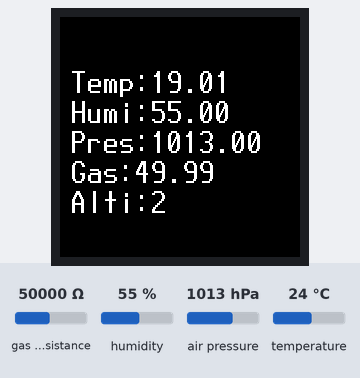
Bench run of a program on a simulated Raspberry Pi Pico running MicroPython. On the bench: 240×240 colour display. The test bench sets the inputs (shaded band); at power-on: gas sensor resistance 50000 Ω, humidity 55 %, air pressure 1013 hPa, temperature 24 °C. Library files of the repository ran but are not shown: st7789py.py, vga2_8x8.py, vga1_16x32.py; what the program prints to the serial console is not drawn.

Above: at 2.2 s.
2.3 s: gas sensor resistance set to 6880 Ω
At 7.6 s:
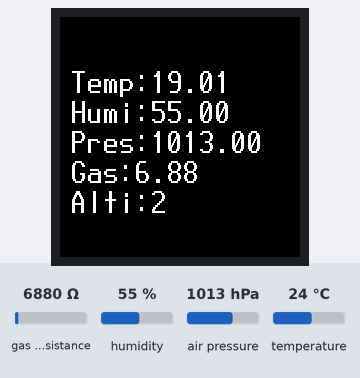
12.9 s: humidity set to 22 %
At 17.7 s:
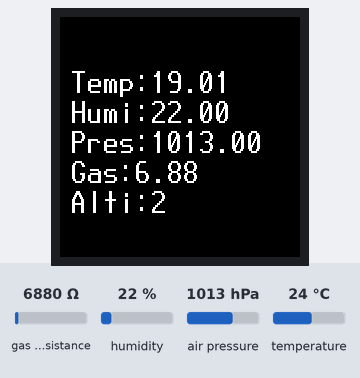
23.2 s: air pressure set to 952 hPa
At 27.9 s:
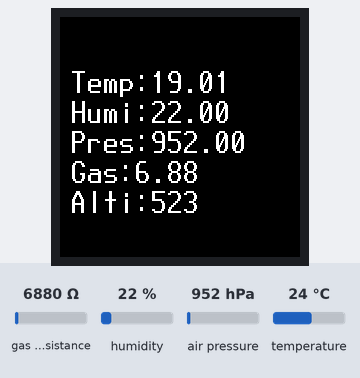
33.5 s: temperature set to 12 °C
At 38.2 s:
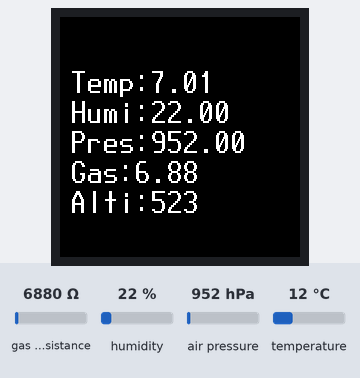
Timing chart, 0 to 39.7 s (numbered marks = the images above; inputs shaded):
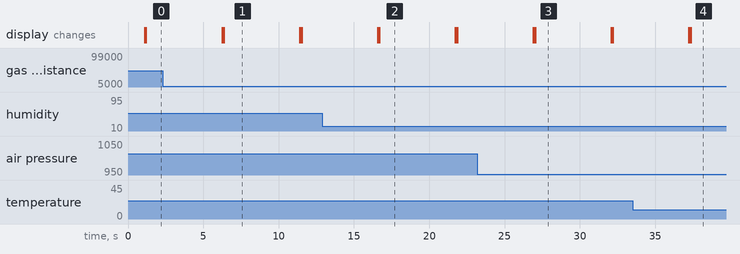

The program:

main.py
```python
import uos
import machine
import st7789py as st7789
from pycom_bme680 import *
import utime
from fonts import vga2_8x8 as font1
from fonts import vga1_16x32 as font2


sda=machine.Pin(0)
scl=machine.Pin(1)
i2c=machine.I2C(0,sda=sda, scl=scl)
bme=BME680_I2C(i2c)

temperature_offset = -5
bme.sea_level_pressure = 1013.25


#Initialize 7789-Display SPI(1) default pins
spi1_sck=10
spi1_mosi=11
spi1_miso=13    #not use
st7789_res = 12
st7789_dc  = 8
disp_width = 240
disp_height = 240
CENTER_Y = int(disp_width/2)
CENTER_X = int(disp_height/2)


print(uos.uname())
spi1 = machine.SPI(1, baudrate=40000000, polarity=1)
print(spi1)
display = st7789.ST7789(spi1, disp_width, disp_width,
                          reset=machine.Pin(st7789_res, machine.Pin.OUT),
                          dc=machine.Pin(st7789_dc, machine.Pin.OUT),
                          xstart=0, ystart=0, rotation=1)


while True:

    temperature = bme.temperature
    humidity = bme.humidity
    pressure = bme.pressure
    altitude = bme.altitude
    gas = bme.gas / 1000

    display.fill(st7789.BLACK)
    display.text(font2, f"Temp:{temperature + temperature_offset:.2f}", 10, 50)
    display.text(font2, f"Humi:{humidity:.2f}", 10, 80)
    display.text(font2, f"Pres:{pressure:.2f}", 10, 110)
    display.text(font2, f"Gas:{gas:.2f}", 10, 140)
    display.text(font2, f"Alti:{altitude:.0f}", 10, 170)
    utime.sleep(5)
```

pycom_bme680.py
```python
import time
import math
from micropython import const
from ubinascii import hexlify as hex
try:
    import struct
except ImportError:
    import ustruct as struct

#    I2C ADDRESS/BITS/SETTINGS
#    -----------------------------------------------------------------------
_BME680_CHIPID = const(0x61)

_BME680_REG_CHIPID = const(0xD0)
_BME680_BME680_COEFF_ADDR1 = const(0x89)
_BME680_BME680_COEFF_ADDR2 = const(0xE1)
_BME680_BME680_RES_WAIT_0 = const(0x5A)

_BME680_REG_SOFTRESET = const(0xE0)
_BME680_REG_CTRL_GAS = const(0x71)
_BME680_REG_CTRL_HUM = const(0x72)
_BME280_REG_STATUS = const(0xF3)
_BME680_REG_CTRL_MEAS = const(0x74)
_BME680_REG_CONFIG = const(0x75)

_BME680_REG_STATUS = const(0x1D)
_BME680_REG_PDATA = const(0x1F)
_BME680_REG_TDATA = const(0x22)
_BME680_REG_HDATA = const(0x25)

_BME680_SAMPLERATES = (0, 1, 2, 4, 8, 16)
_BME680_FILTERSIZES = (0, 1, 3, 7, 15, 31, 63, 127)

_BME680_RUNGAS = const(0x10)

_LOOKUP_TABLE_1 = (2147483647.0, 2147483647.0, 2147483647.0, 2147483647.0, 2147483647.0,
                   2126008810.0, 2147483647.0, 2130303777.0, 2147483647.0, 2147483647.0,
                   2143188679.0, 2136746228.0, 2147483647.0, 2126008810.0, 2147483647.0,
                   2147483647.0)

_LOOKUP_TABLE_2 = (4096000000.0, 2048000000.0, 1024000000.0, 512000000.0, 255744255.0, 127110228.0,
                   64000000.0, 32258064.0, 16016016.0, 8000000.0, 4000000.0, 2000000.0, 1000000.0,
                   500000.0, 250000.0, 125000.0)


def _read24(arr):
    """Parse an unsigned 24-bit value as a floating point and return it."""
    ret = 0.0
    #print([hex(i) for i in arr])
    for b in arr:
        ret *= 256.0
        ret += float(b & 0xFF)
    return ret


class Adafruit_BME680:
    """Driver from BME680 air quality sensor

       :param int refresh_rate: Maximum number of readings per second. Faster property reads
         will be from the previous reading."""
    def __init__(self, *, refresh_rate=10):
        """Check the BME680 was found, read the coefficients and enable the sensor for continuous
           reads."""
        self._write(_BME680_REG_SOFTRESET, [0xB6])
        time.sleep(0.005)

        # Check device ID.
        chip_id = self._read_byte(_BME680_REG_CHIPID)
        if chip_id != _BME680_CHIPID:
            raise RuntimeError('Failed to find BME680! Chip ID 0x%x' % chip_id)

        self._read_calibration()

        # set up heater
        self._write(_BME680_BME680_RES_WAIT_0, [0x73, 0x64, 0x65])
        self.sea_level_pressure = 1013.25
        """Pressure in hectoPascals at sea level. Used to calibrate ``altitude``."""

        # Default oversampling and filter register values.
        self._pressure_oversample = 0b011
        self._temp_oversample = 0b100
        self._humidity_oversample = 0b010
        self._filter = 0b010

        self._adc_pres = None
        self._adc_temp = None
        self._adc_hum = None
        self._adc_gas = None
        self._gas_range = None
        self._t_fine = None

        self._last_reading = 0
        self._min_refresh_time = 1000 / refresh_rate

    @property
    def pressure_oversample(self):
        """The oversampling for pressure sensor"""
        return _BME680_SAMPLERATES[self._pressure_oversample]

    @pressure_oversample.setter
    def pressure_oversample(self, sample_rate):
        if sample_rate in _BME680_SAMPLERATES:
            self._pressure_oversample = _BME680_SAMPLERATES.index(sample_rate)
        else:
            raise RuntimeError("Invalid oversample")

    @property
    def humidity_oversample(self):
        """The oversampling for humidity sensor"""
        return _BME680_SAMPLERATES[self._humidity_oversample]

    @humidity_oversample.setter
    def humidity_oversample(self, sample_rate):
        if sample_rate in _BME680_SAMPLERATES:
            self._humidity_oversample = _BME680_SAMPLERATES.index(sample_rate)
        else:
            raise RuntimeError("Invalid oversample")

    @property
    def temperature_oversample(self):
        """The oversampling for temperature sensor"""
        return _BME680_SAMPLERATES[self._temp_oversample]

    @temperature_oversample.setter
    def temperature_oversample(self, sample_rate):
        if sample_rate in _BME680_SAMPLERATES:
            self._temp_oversample = _BME680_SAMPLERATES.index(sample_rate)
        else:
            raise RuntimeError("Invalid oversample")

    @property
    def filter_size(self):
        """The filter size for the built in IIR filter"""
        return _BME680_FILTERSIZES[self._filter]

    @filter_size.setter
    def filter_size(self, size):
        if size in _BME680_FILTERSIZES:
            self._filter = _BME680_FILTERSIZES[size]
        else:
            raise RuntimeError("Invalid size")

    @property
    def temperature(self):
        """The compensated temperature in degrees celsius."""
        self._perform_reading()
        calc_temp = (((self._t_fine * 5) + 128) / 256)
        return calc_temp / 100

    @property
    def pressure(self):
        """The barometric pressure in hectoPascals"""
        self._perform_reading()
        var1 = (self._t_fine / 2) - 64000
        var2 = ((var1 / 4) * (var1 / 4)) / 2048
        var2 = (var2 * self._pressure_calibration[5]) / 4
        var2 = var2 + (var1 * self._pressure_calibration[4] * 2)
        var2 = (var2 / 4) + (self._pressure_calibration[3] * 65536)
        var1 = (((((var1 / 4) * (var1 / 4)) / 8192) *
                (self._pressure_calibration[2] * 32) / 8) +
                ((self._pressure_calibration[1] * var1) / 2))
        var1 = var1 / 262144
        var1 = ((32768 + var1) * self._pressure_calibration[0]) / 32768
        calc_pres = 1048576 - self._adc_pres
        calc_pres = (calc_pres - (var2 / 4096)) * 3125
        calc_pres = (calc_pres / var1) * 2
        var1 = (self._pressure_calibration[8] * (((calc_pres / 8) * (calc_pres / 8)) / 8192)) / 4096
        var2 = ((calc_pres / 4) * self._pressure_calibration[7]) / 8192
        var3 = (((calc_pres / 256) ** 3) * self._pressure_calibration[9]) / 131072
        calc_pres += ((var1 + var2 + var3 + (self._pressure_calibration[6] * 128)) / 16)
        return calc_pres/100

    @property
    def humidity(self):
        """The relative humidity in RH %"""
        self._perform_reading()
        temp_scaled = ((self._t_fine * 5) + 128) / 256
        var1 = ((self._adc_hum - (self._humidity_calibration[0] * 16)) -
                ((temp_scaled * self._humidity_calibration[2]) / 200))
        var2 = (self._humidity_calibration[1] *
                (((temp_scaled * self._humidity_calibration[3]) / 100) +
                 (((temp_scaled * ((temp_scaled * self._humidity_calibration[4]) / 100)) /
                   64) / 100) + 16384)) / 1024
        var3 = var1 * var2
        var4 = self._humidity_calibration[5] * 128
        var4 = (var4 + ((temp_scaled * self._humidity_calibration[6]) / 100)) / 16
        var5 = ((var3 / 16384) * (var3 / 16384)) / 1024
        var6 = (var4 * var5) / 2
        calc_hum = (((var3 + var6) / 1024) * 1000) / 4096
        calc_hum /= 1000  # get back to RH

        if calc_hum > 100:
            calc_hum = 100
        if calc_hum < 0:
            calc_hum = 0
        return calc_hum

    @property
    def altitude(self):
        """The altitude based on current ``pressure`` vs the sea level pressure
           (``sea_level_pressure``) - which you must enter ahead of time)"""
        pressure = self.pressure # in Si units for hPascal
        return 44330 * (1.0 - math.pow(pressure / self.sea_level_pressure, 0.1903))

    @property
    def gas(self):
        """The gas resistance in ohms"""
        self._perform_reading()
        var1 = ((1340 + (5 * self._sw_err)) * (_LOOKUP_TABLE_1[self._gas_range])) / 65536
        var2 = ((self._adc_gas * 32768) - 16777216) + var1
        var3 = (_LOOKUP_TABLE_2[self._gas_range] * var1) / 512
        calc_gas_res = (var3 + (var2 / 2)) / var2
        return int(calc_gas_res)

    def _perform_reading(self):
        """Perform a single-shot reading from the sensor and fill internal data structure for
           calculations"""
        if time.ticks_diff(time.ticks_ms(), self._last_reading) < self._min_refresh_time:
            return

        # set filter
        self._write(_BME680_REG_CONFIG, [self._filter << 2])
        # turn on temp oversample & pressure oversample
        self._write(_BME680_REG_CTRL_MEAS,
                    [(self._temp_oversample << 5)|(self._pressure_oversample << 2)])
        # turn on humidity oversample
        self._write(_BME680_REG_CTRL_HUM, [self._humidity_oversample])
        # gas measurements enabled
        self._write(_BME680_REG_CTRL_GAS, [_BME680_RUNGAS])

        ctrl = self._read_byte(_BME680_REG_CTRL_MEAS)
        ctrl = (ctrl & 0xFC) | 0x01  # enable single shot!
        self._write(_BME680_REG_CTRL_MEAS, [ctrl])
        new_data = False
        while not new_data:
            data = self._read(_BME680_REG_STATUS, 15)
            new_data = data[0] & 0x80 != 0
            time.sleep(0.005)
        self._last_reading = time.ticks_ms()

        self._adc_pres = _read24(data[2:5]) / 16
        self._adc_temp = _read24(data[5:8]) / 16
        self._adc_hum = struct.unpack('>H', bytes(data[8:10]))[0]
        self._adc_gas = int(struct.unpack('>H', bytes(data[13:15]))[0] / 64)
        self._gas_range = data[14] & 0x0F

        var1 = (self._adc_temp / 8) - (self._temp_calibration[0] * 2)
        var2 = (var1 * self._temp_calibration[1]) / 2048
        var3 = ((var1 / 2) * (var1 / 2)) / 4096
        var3 = (var3 * self._temp_calibration[2] * 16) / 16384

        self._t_fine = int(var2 + var3)

    def _read_calibration(self):
        """Read & save the calibration coefficients"""
        coeff = self._read(_BME680_BME680_COEFF_ADDR1, 25)
        coeff += self._read(_BME680_BME680_COEFF_ADDR2, 16)

        coeff = list(struct.unpack('<hbBHhbBhhbbHhhBBBHbbbBbHhbb', bytes(coeff[1:39])))
        # print("\n\n",coeff)
        coeff = [float(i) for i in coeff]
        self._temp_calibration = [coeff[x] for x in [23, 0, 1]]
        self._pressure_calibration = [coeff[x] for x in [3, 4, 5, 7, 8, 10, 9, 12, 13, 14]]
        self._humidity_calibration = [coeff[x] for x in [17, 16, 18, 19, 20, 21, 22]]
        self._gas_calibration = [coeff[x] for x in [25, 24, 26]]

        # flip around H1 & H2
        self._humidity_calibration[1] *= 16
        self._humidity_calibration[1] += self._humidity_calibration[0] % 16
        self._humidity_calibration[0] /= 16

        self._heat_range = (self._read_byte(0x02) & 0x30) / 16
        self._heat_val = self._read_byte(0x00)
        self._sw_err = (self._read_byte(0x04) & 0xF0) / 16

    def _read_byte(self, register):
        """Read a byte register value and return it"""
        return self._read(register, 1)[0]

    def _read(self, register, length):
        raise NotImplementedError()

    def _write(self, register, values):
        raise NotImplementedError()

class BME680_I2C(Adafruit_BME680):
    """Driver for I2C connected BME680.

        :param int address: I2C device address
        :param bool debug: Print debug statements when True.
        :param int refresh_rate: Maximum number of readings per second. Faster property reads
          will be from the previous reading."""
    def __init__(self, i2c, address=0x77, debug=False, *, refresh_rate=10):
        """Initialize the I2C device at the 'address' given"""
        self._i2c = i2c
        self._address = address
        self._debug = debug
        super().__init__(refresh_rate=refresh_rate)

    def _read(self, register, length):
        """Returns an array of 'length' bytes from the 'register'"""
        result = bytearray(length)
        self._i2c.readfrom_mem_into(self._address, register & 0xff, result)
        if self._debug:
            print("\t$%02X => %s" % (register, hex(result)))
        return result

    def _write(self, register, values):
        """Writes an array of 'length' bytes to the 'register'"""
        for value in values:
            self._i2c.writeto_mem(self._address, register, bytearray([value & 0xFF]))
            register += 1
        if self._debug:
            print("\t$%02X <= %s" % (values[0], hex(values[1:])))
```

Measured:
- after the input at 2.3 s, the display: first differs from a run without the input after 4.1 s (image 1)
- after the input at 12.9 s, the display: first differs from a run without the input after 3.8 s (image 2)
- after the input at 23.2 s, the display: first differs from a run without the input after 3.8 s (image 3)
- after the input at 33.5 s, the display: first differs from a run without the input after 3.9 s (image 4)
- what the display in image 1 shows lasts 5.0 s, from 6.4 s to 11.4 s
